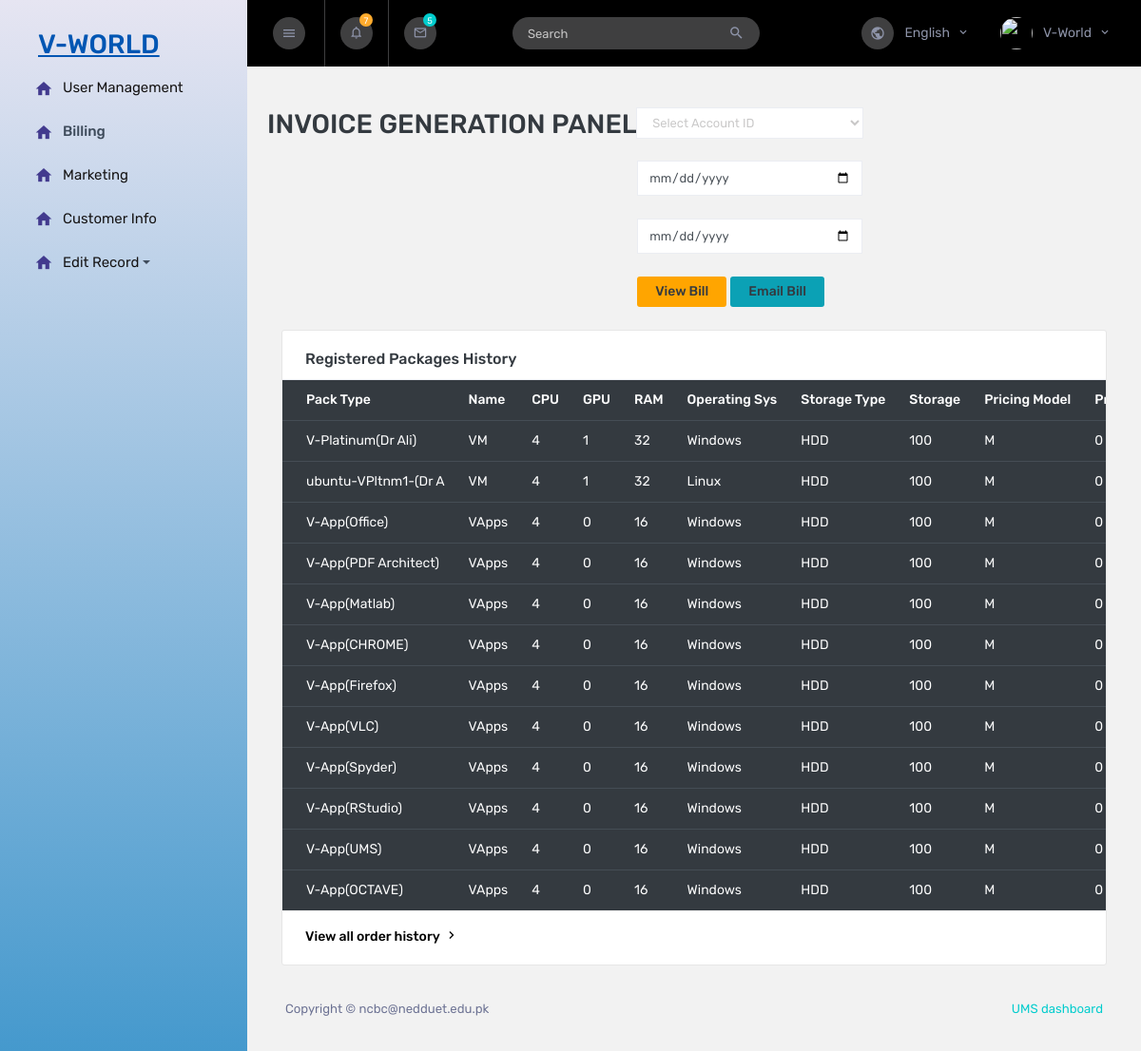
The page /dasshboard/dashboardbill.php on the database its author committed.
### tables this page shows
CREATE TABLE `package` (
  `pid` smallint(6) NOT NULL,
  `ptype` varchar(20) NOT NULL,
  `pname` varchar(20) NOT NULL,
  `cpu` smallint(6) NOT NULL,
  `gpu` smallint(6) DEFAULT NULL,
  `ram` smallint(6) NOT NULL,
  `os` varchar(20) NOT NULL,
  `stype` varchar(10) NOT NULL,
  `ssize` int(11) NOT NULL,
  `pricingtype` varchar(20) NOT NULL,
  `price` varchar(20) NOT NULL,
  `vname` varchar(20) NOT NULL,
  `appname` varchar(20) DEFAULT NULL
);

### dasshboard/dashboardbill.php (the view, shortened to what this page needs)
<!DOCTYPE html>
<html lang="en" xmlns="http://www.w3.org/1999/html">
  <head>
    <link rel="stylesheet" href="assets/vendors/mdi/css/materialdesignicons.min.css" />
    <link rel="stylesheet" href="assets/vendors/flag-icon-css/css/flag-icon.min.css" />
    <link rel="stylesheet" href="assets/vendors/css/vendor.bundle.base.css" />
    <link rel="stylesheet" href="assets/vendors/font-awesome/css/font-awesome.min.css" />
    <link rel="stylesheet" href="assets/vendors/bootstrap-datepicker/bootstrap-datepicker.min.css" />
    <link rel="stylesheet" href="assets/css/style.css" />
  </head>
  <body>
    <div class="container-scroller">
      <nav class="sidebar sidebar-offcanvas" id="sidebar">
        <div class="text-center sidebar-brand-wrapper d-flex align-items-center">
          <a class="sidebar-brand brand-logo" href="dashboard.php" ><h2>V-WORLD</h2></a>
        </div>
          <ul class="nav">
              <li class="nav-item">
                  <a class="nav-link" href="dashboardvm.php">
                      <i class="mdi mdi-home menu-icon"></i>
                      <span class="menu-title">User Management</span>
                  </a>
              </li>
              <li class="nav-item">
                  <a class="nav-link" href="dashboardbill.php">
                      <i class="mdi mdi-home menu-icon"></i>
                      <span class="menu-title">Billing </span>
                  </a>
              </li>
              <li class="nav-item">
                  <a class="nav-link" href="dashboard.php">
                      <i class="mdi mdi-home menu-icon"></i>
                      <span class="menu-title">Marketing </span>
                  </a>
                  <li class="nav-item">
                  <a class="nav-link" href="customerinfo/customerinfo.php">
                      <i class="mdi mdi-home menu-icon"></i>
                      <span class="menu-title">Customer Info</span>
                  </a>
              </li>
              </li>
              <li class="nav-item">
              <a class="nav-link dropdown-toggle" href="#" id="navbarDropdown" role="button" data-bs-toggle="dropdown" aria-expanded="false">
           <i class="mdi mdi-home menu-icon"></i> <span class="menu-title">Edit Record </span>
                  </a></a>
          </li>
        </ul>
      </nav>
      <div class="container-fluid page-body-wrapper">
        <nav class="navbar col-lg-12 col-12 p-lg-0 fixed-top d-flex flex-row">
          <div class="navbar-menu-wrapper d-flex align-items-stretch justify-content-between">
            <button class="navbar-toggler navbar-toggler align-self-center mr-2" type="button" data-toggle="minimize">
              <i class="mdi mdi-menu"></i>
            </button>
            <ul class="navbar-nav">
              <li class="nav-item dropdown">
                <a class="nav-link count-indicator dropdown-toggle" id="notificationDropdown" href="#" data-toggle="dropdown">
                  <i class="mdi mdi-bell-outline"></i>
                  <span class="count count-varient1">7</span>
                </a>
              </li>
              <li class="nav-item dropdown d-none d-sm-flex">
                <a class="nav-link count-indicator dropdown-toggle" id="messageDropdown" href="#" data-toggle="dropdown">
                  <i class="mdi mdi-email-outline"></i>
                  <span class="count count-varient2">5</span>
                </a>
              </li>
              <li class="nav-item nav-search border-0 ml-1 ml-md-3 ml-lg-5 d-none d-md-flex">
                <form class="nav-link form-inline mt-2 mt-md-0">
                  <div class="input-group">
                    <input type="text" class="form-control" placeholder="Search" />
                    <div class="input-group-append">
                      <span class="input-group-text">
                        <i class="mdi mdi-magnify"></i>
                      </span>
                    </div>
                  </div>
                </form>
              </li>
            </ul>
            <ul class="navbar-nav navbar-nav-right ml-lg-auto">
              <li class="nav-item dropdown d-none d-xl-flex border-0">
                <a class="nav-link dropdown-toggle" id="languageDropdown" href="#" data-toggle="dropdown">
                  <i class="mdi mdi-earth"></i> English </a>
              </li>
              <li class="nav-item nav-profile dropdown border-0">
                <a class="nav-link dropdown-toggle" id="profileDropdown" href="#" data-toggle="dropdown">
                  <img class="nav-profile-img mr-2" alt="" src="../img/aurora-logo.png" />
                  <span class="profile-name">V-World</span>
                </a>
              </li>
            </ul>
          </div>
        </nav>
        <div class="main-panel">
          <div class="content-wrapper pb-0">
              <div class="row">
                  <h2> INVOICE GENERATION PANEL</h2>
                  <br/><br/>
                  <div class="form-group">
                      <form method="post" action="../invoice/invoice-db.php">
                          <div class="form-group">
                              <div class="fxt-transformY-50 fxt-transition-delay-2">
                                  <select id="type"  class="form-control" name="AC_ID"  required="required" style="">
                                      <option selected>Select Account ID</option>
                                  </select>
                              </div>
                          </div>
                          <div class="form-group">
                              <div class="fxt-transformY-50 fxt-transition-delay-2">
                                  <input type="date" id="sdate" class="form-control" name="sdate" placeholder="Starting Date " required="required">
                              </div>
                          </div>
                          <div class="form-group">
                              <div class="fxt-transformY-50 fxt-transition-delay-2">
                                  <input type="date" id="edate" class="form-control" name="edate" placeholder="Ending Date " required="required">
                              </div>
                          </div>
                          <button type="submit" style="background-color: orange" class="btn btn-default" name="Generate">View Bill</button>
                          <button type="submit" style="background-color: #0ba1b5"class="btn btn-default" name="GenerateEmail">Email Bill</button>
                      </form>
                  </div>
              </div>
            <div class="row">
                <div class="col-xl-12 col-sm-6 grid-margin stretch-card">
                    <div class="card">
                        <div class="card-body px-0 overflow-auto">
                            <h4 class="card-title pl-4">Registered Packages History</h4>
                            <div class="table-responsive">
                          <table class="table table-dark">
                              <thead>
                              <tr>
                                  <th>Pack Type</th>
                                  <th>Name</th>
                                  <th>CPU</th>
                                  <th>GPU</th>
                                  <th>RAM</th>
                                  <th>Operating Sys</th>
                                  <th>Storage Type </th>
                                  <th>Storage</th>
                                  <th>Pricing Model</th>
                                  <th>Price</th>
                              </tr>
                              </thead>
                              <tbody>
                              <?php
                              include_once '../DB/db.php';
                              $sql2 = "SELECT * FROM package";
                              $result = $conn->query($sql2);
                              if ($result->num_rows > 0)
                              {
                                  while ($row = $result->fetch_assoc()) {
                                      echo "<tr>";
                                      echo "<td>" . $row['pname'] . "</td>";
                                      echo "<td>" . $row['ptype'] . "</td>";
                                      echo "<td>" . $row['cpu'] . "</td>";
                                      echo "<td>" . $row['gpu'] . "</td>";
                                      echo "<td>" . $row['ram'] . "</td>";
                                      echo "<td>" . $row['os'] . "</td>";
                                      echo "<td>" . $row['stype'] . "</td>";
                                      echo "<td>" . $row['ssize'] . "</td>";
                                      echo "<td>" . $row['pricingtype'] . "</td>";
                                      echo "<td>" . $row['price'] . "</td>";
                                      echo "</tr>";
                                  }
                                  echo "</table>";
                              } else {
                                  echo "<h2> Nothing</h2>";
                              }
                              ?>
                      </div>
                      <a class="text-black mt-3 d-block pl-4" href="#">
                      <span class="font-weight-medium h6">View all order history</span>
                      <i class="mdi mdi-chevron-right"></i></a>
                  </div>
                </div>
              </div>
            </div>
          </div>
          <footer class="footer">
            <div class="d-sm-flex justify-content-center justify-content-sm-between">
              <span class="text-muted d-block text-center text-sm-left d-sm-inline-block">Copyright © ncbc@nedduet.edu.pk</span>
              <span class="float-none float-sm-right d-block mt-1 mt-sm-0 text-center">  <a href="https://www.ncbcneduet.edu.pk" target="_blank">UMS dashboard </a> </span>
            </div>
          </footer>
        </div>
      </div>
    </div>
  </body>
</html>

### rows shown on the page
package: pname "V-Platinum(Dr Ali)", ptype "VM", cpu "4", gpu "1", ram "32", os "Windows", stype "HDD", ssize "100", pricingtype "M", price "0"
package: pname "ubuntu-VPltnm1-(Dr A", ptype "VM", cpu "4", gpu "1", ram "32", os "Linux", stype "HDD", ssize "100", pricingtype "M", price "0"
package: pname "V-App(Office)", ptype "VApps", cpu "4", gpu "0", ram "16", os "Windows", stype "HDD", ssize "100", pricingtype "M", price "0"
package: pname "V-App(PDF Architect)", ptype "VApps", cpu "4", gpu "0", ram "16", os "Windows", stype "HDD", ssize "100", pricingtype "M", price "0"
package: pname "V-App(Matlab)", ptype "VApps", cpu "4", gpu "0", ram "16", os "Windows", stype "HDD", ssize "100", pricingtype "M", price "0"
package: pname "V-App(CHROME)", ptype "VApps", cpu "4", gpu "0", ram "16", os "Windows", stype "HDD", ssize "100", pricingtype "M", price "0"
package: pname "V-App(Firefox)", ptype "VApps", cpu "4", gpu "0", ram "16", os "Windows", stype "HDD", ssize "100", pricingtype "M", price "0"
package: pname "V-App(VLC)", ptype "VApps", cpu "4", gpu "0", ram "16", os "Windows", stype "HDD", ssize "100", pricingtype "M", price "0"
package: pname "V-App(Spyder)", ptype "VApps", cpu "4", gpu "0", ram "16", os "Windows", stype "HDD", ssize "100", pricingtype "M", price "0"
package: pname "V-App(RStudio)", ptype "VApps", cpu "4", gpu "0", ram "16", os "Windows", stype "HDD", ssize "100", pricingtype "M", price "0"
package: pname "V-App(UMS)", ptype "VApps", cpu "4", gpu "0", ram "16", os "Windows", stype "HDD", ssize "100", pricingtype "M", price "0"
package: pname "V-App(OCTAVE)", ptype "VApps", cpu "4", gpu "0", ram "16", os "Windows", stype "HDD", ssize "100", pricingtype "M", price "0"
